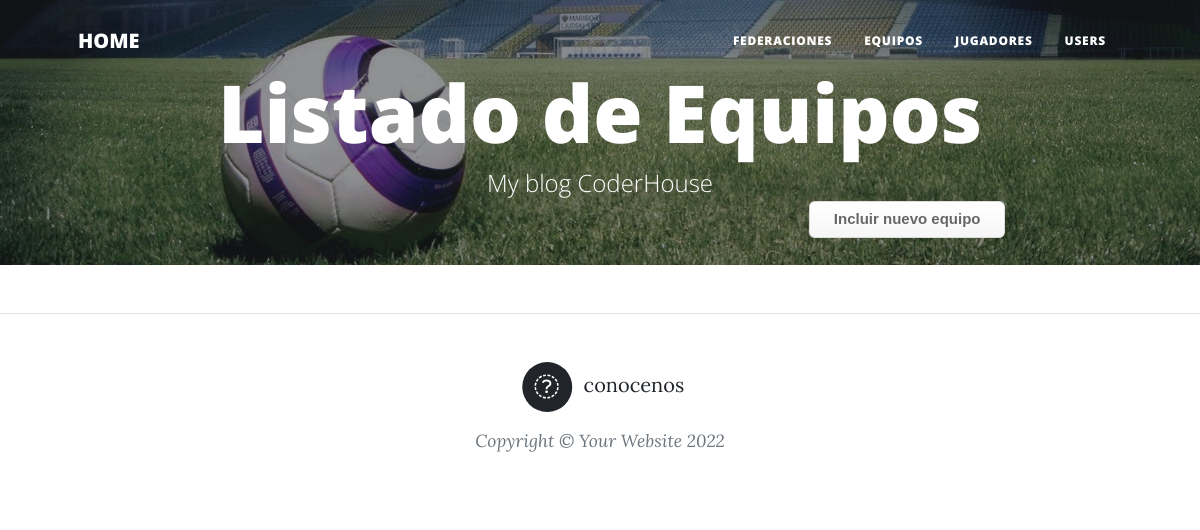
The app's page /teams, older data.
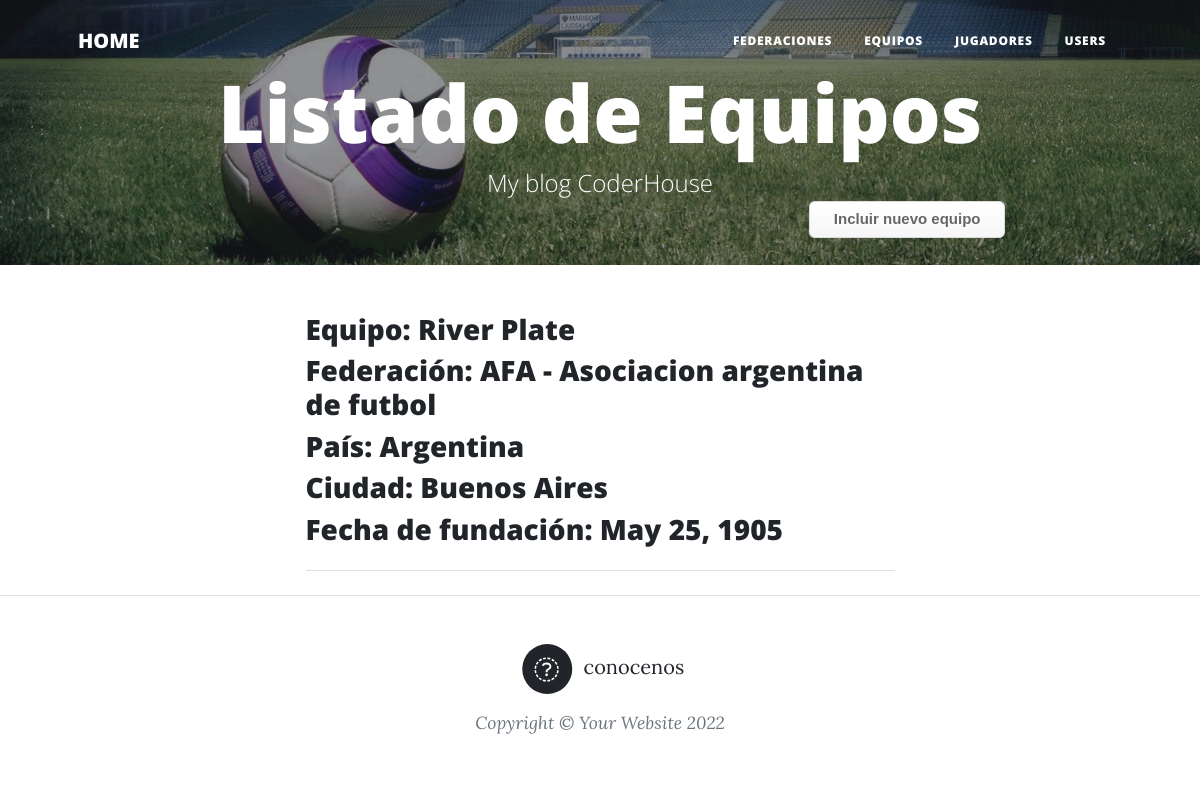
The same page, newer data.
### teams/models.py (models this page shows, shortened)
class Team(models.Model):
    name = models.CharField(max_length=40)
    federation = models.ForeignKey(Federation,
                                    on_delete=models.CASCADE,
                                    null=False,
                                    blank=False)
    country = models.CharField(max_length=40)
    city = models.CharField(max_length=40)
    fundation_date = models.DateField()

### federations/models.py (models this page shows)
class Federation(models.Model):
    name = models.CharField(max_length=40)
    initials = models.CharField(max_length=40)
    official_website = models.CharField(max_length=40)
    image = models.ImageField(upload_to = "shields", null = True, blank= True)
    def  __str__(self):
        return f"{self.initials} - {self.name}"

### teams/views.py (the view)
# urls.py: path('', include("teams.urls")),
def teams(request):
    teams = Team.objects.all()
    context_dict = {"teams": teams}
    return render(
        request = request,
        context = context_dict,
        template_name="teams/teams_list.html",
    )

### teams/templates/teams/teams_list.html (shortened to what this page needs)
{% extends "home/index.html" %}
{% load static %}
{% block my_blog_header %}
    <header class="masthead" style="background-image: url('/static/home/assets/img/TEAMS.jpg')">
        <div class="container position-relative px-4 px-lg-5">
            <div class="row gx-4 gx-lg-5 justify-content-center">
                <div class="col-md-15 col-lg-16 col-xl-14">
                    <div class="site-heading">
                        <h1>Listado de Equipos</h1>
                        <span class="subheading">My blog CoderHouse</span>
                    </div>
                </div>
            </div>
            <a class="button_custom" href="{% url 'teams:team-add' %}">Incluir nuevo equipo</a>
        </div>
    </header>
{% endblock %}
{% block my_blog_content %}
{% for team in teams %}
        <div class="post-preview">
            <h3 class="post-title">Equipo: {{ team.name }} </h3>
            <h3 class="post-subtitle">Federación: {{ team.federation }}</h3>
            <h3 class="post-subtitle">País: {{ team.country }}</h3>
            <h3 class="post-subtitle">Ciudad: {{ team.city }}</h3>
            <h3 class="post-subtitle">Fecha de fundación: {{ team.fundation_date }}</h3>
        </div>
        <hr class="my-4" />
    {% endfor %}
{% endblock %}

Row changes from the older to the newer data that the page shows:
added Team: name "River Plate", federation "AFA - Asociacion argentina de futbol", country "Argentina", city "Buenos Aires", fundation_date "May 25, 1905"
